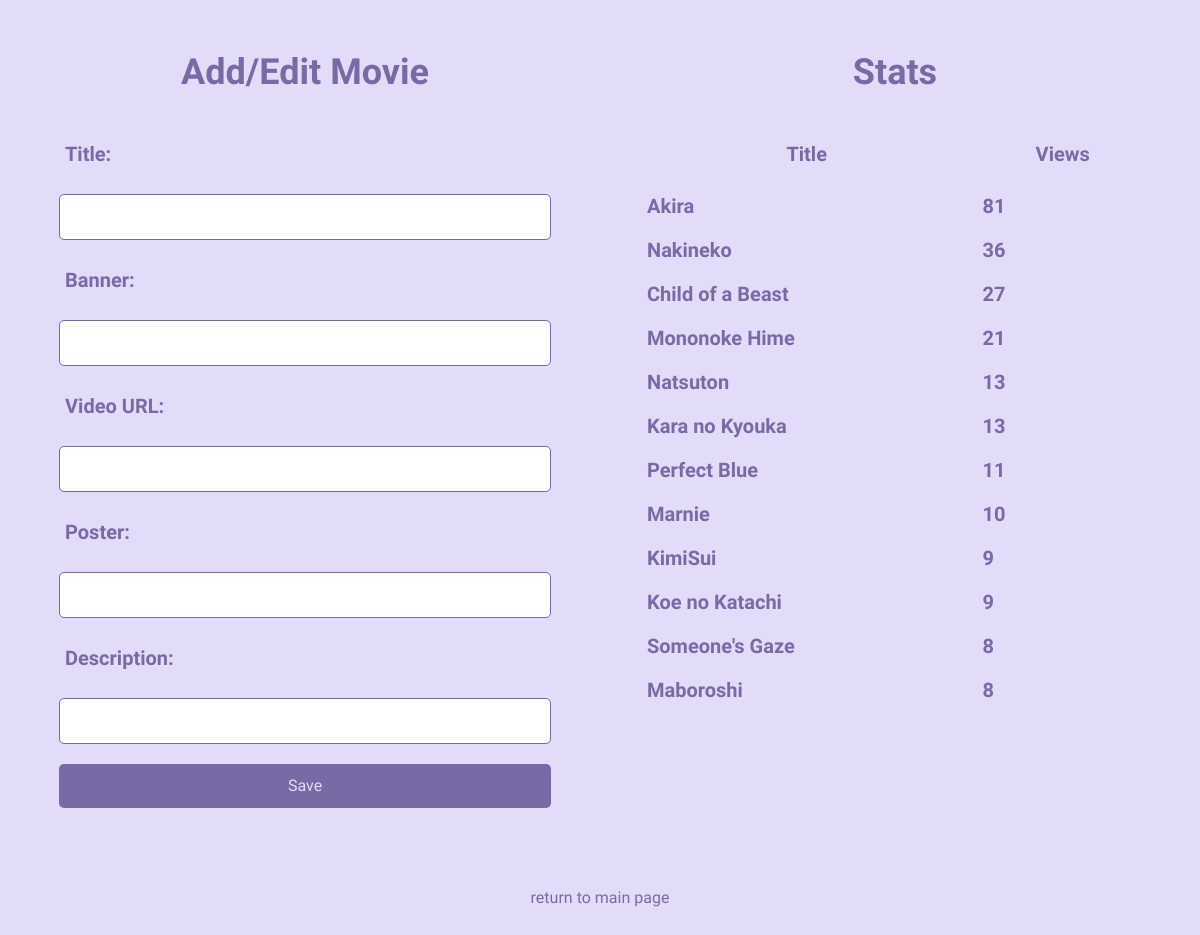
/movie_form, run on the app's committed database.
### tables this page shows
CREATE TABLE movies (
            id INTEGER PRIMARY KEY AUTOINCREMENT,
            title TEXT NOT NULL,
            banner TEXT NOT NULL,
            video_url TEXT NOT NULL,
            poster TEXT NOT NULL
        , views INTEGER DEFAULT 0, description TEXT);

### app.py (the view, shortened to what this page needs)
@app.route('/movie_form', methods=['GET', 'POST'])
@app.route('/movie_form/<int:movie_id>', methods=['GET', 'POST'])
def movie_form(movie_id=None):
    top_movies = get_top_movies()  # Получаем топ-10 фильмов
    conn = get_db_connection()
    movie = None
    if movie_id:
        movie = conn.execute('SELECT * FROM movies WHERE id = ?', (movie_id,)).fetchone()
    conn.close()
    return render_template('movie_form.html', title='Anime Besu Form', meta_description='Anime Besu Form.', movie=movie, top_movies=top_movies)

### app.py (called while the page is built)
def get_db_connection():
    conn = sqlite3.connect('anime_movies.db')
    conn.row_factory = sqlite3.Row
    return conn

def get_top_movies():
    conn = get_db_connection()
    top_movies = conn.execute('SELECT * FROM movies ORDER BY views DESC LIMIT 15').fetchall()
    conn.close()
    return top_movies

### templates/movie_form.html (shortened to what this page needs)
<!DOCTYPE html>
<html lang="en">
<head>
    <link href="https://cdn.jsdelivr.net/npm/tailwindcss@2.2.16/dist/tailwind.min.css" rel="stylesheet">
    <link rel="stylesheet" href="{{ url_for('static', filename='style.css') }}">
</head>
<body class="text-gray-700">
<div class="content-container">
    <div class="form-container">
        <h1 class="text-center text-4xl font-bold my-8 gradient-text">Add/Edit Movie</h1>
        <form method="post" class="w-full max-w-lg mx-auto">
            <label for="title" class="block text-xl font-semibold p-4 gradient-text">Title:</label>
            <input type="text" id="title" name="title" value="{{ movie.title if movie else '' }}" required
                class="form-input">
            <label for="banner" class="block text-xl font-semibold p-4 gradient-text">Banner:</label>
            <input type="text" id="banner" name="banner" value="{{ movie.banner if movie else '' }}" required
                class="form-input">
            <label for="video_url" class="block text-xl font-semibold p-4 gradient-text">Video URL:</label>
            <input type="text" id="video_url" name="video_url" value="{{ movie.video_url if movie else '' }}" required
                class="form-input">
            <label for="poster" class="block text-xl font-semibold p-4 gradient-text">Poster:</label>
            <input type="text" id="poster" name="poster" value="{{ movie.poster if movie else '' }}" required
                class="form-input">
            <label for="description" class="block text-xl font-semibold p-4 gradient-text">Description:</label>
            <input type="text" id="description" name="description" value="{{ movie.description if movie else '' }}" required
                class="form-input">
            <input type="submit" value="Save" class="form-button">
        </form>
    </div>
    <div class="table-container">
        <h1 class="text-center text-4xl font-bold my-8 gradient-text">Stats</h1>
        <table class="w-full max-w-lg mx-auto text-xl font-semibold p-4 gradient-text">
            <tr>
                <th class="p-4">Title</th>
                <th class="p-4">Views</th>
            </tr>
            {% for movie in top_movies %}
            <tr>
                <td class="p-2">{{ movie.title }}</td>
                <td class="p-2">{{ movie.views }}</td>
            </tr>
            {% endfor %}
        </table>
    </div>
</div>
<a href="{{ url_for('index') }}" class="return-link p-12">return to main page</a>
</body>
</html>

### static/style.css (style rules this page uses)
body { font-family: "Ubuntu Sans", sans-serif; background-color: #e2dcf9; }
.gradient-text { background: #786ba5; -webkit-background-clip: text; background-clip: text; -webkit-text-fill-color: transparent; }
.form-input { border: 1px solid #786ba5; border-radius: 5px; margin: 10px; padding: 10px; width: calc(100% - 20px); }
.form-button { background: #786ba5; border: none; border-radius: 5px; color: #e2dcf9; margin: 10px; padding: 10px; width: calc(100% - 20px); cursor: pointer; }
.return-link { color: #786ba5; text-decoration: none; display: block; text-align: center; margin: 20px; }
.content-container { display: flex; flex-wrap: wrap; gap: 20px; margin: 20px; }
.form-container, .table-container { flex: 1; min-width: 0; }
:root { --plyr-color-main: #786ba5; }

### data on the page
movies: title "Akira", views "81"
movies: title "Nakineko", views "36"
movies: title "Child of a Beast", views "27"
movies: title "Mononoke Hime", views "21"
movies: title "Natsuton", views "13"
movies: title "Kara no Kyouka", views "13"
movies: title "Perfect Blue", views "11"
movies: title "Marnie", views "10"
movies: title "KimiSui", views "9"
movies: title "Koe no Katachi", views "9"
movies: title "Someone's Gaze", views "8"
movies: title "Maboroshi", views "8"
